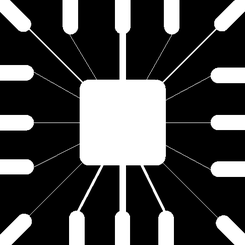
#> input picture morphological-processing/data/Fig0905(a)(wirebond-mask).tif, 245 x 245 px, shrunk from 486 x 486 before the run
$ jupyter execute main.ipynb
#> lines starting #> are read from the running program, lines starting #| are printed output that depends on the picture; after the words box and inside, x2 and y2 are one past the last pixel; in counts of white or black regions, pixels touching at a corner belong together
Universidade do Vale do Itajaí <br>
Escola Politécnica <br>
Processamento Digital de Sinais: Imagens <br>

### Alunos: <br>
1.      Diogo Henrique Ribicki
2.      João Victor da Silva
3.      Pedro Henrique de Paula

## Objetivo deste trabalho

Este notebook apresenta a implementação manual das operações morfológicas de **erosão** e **dilatação**, com apoio de **abertura** e **fechamento** como operações compostas.

## Ideia geral

O processamento morfológico trabalha principalmente com a forma dos objetos na imagem binária.
Nesse contexto:

- a **erosão** tende a reduzir regiões brancas;
- a **dilatação** tende a expandir regiões brancas;
- a **abertura** é uma erosão seguida de dilatação;
- o **fechamento** é uma dilatação seguida de erosão.

Ao longo do notebook, além do código, são apresentadas explicações sobre a lógica de cada função e observações sobre os efeitos visuais gerados.

## 1. Processamento Morfológico

O processamento morfológico é tratado como uma ferramenta para extrair componentes úteis da imagem, com base em conceitos de teoria dos conjuntos.
Nas operações morfológicas, utiliza-se um elemento estruturante, isto é, uma pequena máscara que percorre a imagem e decide como cada pixel será atualizado.

### Elemento estruturante

O elemento estruturante define como a vizinhança será analisada.
Em termos práticos, ele funciona como um molde.

Exemplos:
- um elemento 3x3 quadrado verifica todos os pixels vizinhos em torno do centro;
- um elemento em forma de cruz verifica principalmente vertical e horizontal;
- elementos maiores provocam efeitos mais fortes sobre a imagem.

### Operações

**Erosão:**
Mantém um pixel branco apenas quando a vizinhança exigida pelo elemento estruturante também está preenchida.
Com isso, regiões brancas encolhem, detalhes finos podem desaparecer e pequenas conexões podem ser rompidas.

**Dilatação:**
Transforma um pixel em branco quando existe correspondência suficiente com regiões brancas da imagem.
Na prática, as regiões brancas crescem, pequenos vazios podem ser reduzidos e componentes próximos podem se unir.

**Abertura:**
Suaviza contornos, remove saliências finas e tende a eliminar pequenos ruídos brancos.

**Fechamento:**
Suaviza contornos, ajuda a unir descontinuidades estreitas e pode preencher pequenos buracos.

[cell 1]
import cv2
import numpy as np
import matplotlib.pyplot as plt

## 2. Funções auxiliares

Nesta etapa são criadas funções simples para:
1. ler a imagem em tons de cinza;
2. converter a imagem para binária;
3. exibir resultados;
4. criar elementos estruturantes de diferentes formatos.

A imagem binária será representada com valores:
- **0** para preto;
- **255** para branco.

[cell 2]
def load_grayscale_image(image_path):
    image = cv2.imread(image_path, cv2.IMREAD_GRAYSCALE)

    if image is None:
        raise ValueError(f"Não foi possível carregar a imagem: {image_path}")

    return image

def add_padding(img, padding_height, padding_width):
    n, m = img.shape

    padded_img = np.zeros((n + padding_height * 2, m + padding_width * 2))
    padded_img[padding_height : n + padding_height, padding_width : m + padding_width] = img

    return padded_img

def to_binary(image, threshold=127):
    height, width = image.shape
    binary = np.zeros((height, width), dtype=np.uint8)

    for row in range(height):
        for col in range(width):
            if image[row, col] > threshold:
                binary[row, col] = 255
            else:
                binary[row, col] = 0

    return binary

def show_image(image, title="", cmap="gray", figsize=(6, 6)):
    plt.figure(figsize=figsize)
    plt.imshow(image, cmap=cmap)
    plt.title(title)
    plt.axis("off")
    plt.show()

def compare_images(images, titles, figsize=(16, 5), cmap="gray"):
    total = len(images)

    plt.figure(figsize=figsize)

    for index in range(total):
        plt.subplot(1, total, index + 1)
        plt.imshow(images[index], cmap=cmap)
        plt.title(titles[index])
        plt.axis("off")

    plt.tight_layout()
    plt.show()

### 2.1 Sobre a influência do elemento estruturante

O elemento estruturante interfere diretamente no resultado final.
Quando se utiliza um elemento 3x3, o efeito tende a ser moderado. Já elementos maiores, como 5x5, produzem alterações mais intensas.

- **Square:** o elemento estruturante é preenchido totalmente com valores 1.
- **Cross:** apenas os pixels da linha central e da coluna central recebem valor 1.

Além do tamanho, a forma também altera o comportamento: um elemento quadrado tende a agir de modo mais amplo sobre a vizinhança, enquanto um elemento em cruz concentra o efeito principalmente nas direções horizontal e vertical.

[cell 3]
def create_structuring_element(shape="square", size=3):
    if size % 2 == 0:
        raise ValueError("O tamanho do elemento estruturante deve ser ímpar.")

    element = np.zeros((size, size), dtype=np.uint8)
    center = size // 2

    if shape == "square":
        for row in range(size):
            for col in range(size):
                element[row, col] = 1

    elif shape == "cross":
        for row in range(size):
            element[row, center] = 1
        for col in range(size):
            element[center, col] = 1

    else:
        raise ValueError("Forma inválida. Use 'square' ou 'cross'.")

    return element

## 3. Lógica da erosão

Para cada pixel da imagem:
1. verifcamos os pixels da vizinhaça do pixel que está sendo analisado, de acordo com o tamanho do elemento estruturante;
2. se todos os pontos exigidos coincidirem com pixels brancos na imagem, o pixel de saída permanece branco;
3. caso contrário, ele se torna preto.

### Consequência visual

Essa regra faz a região branca perder pixels de borda.
Por isso, a erosão é interpretada como uma operação que contrai objetos.

[cell 4]
def erode_image(binary_image, structuring_element):
    image_height, image_width = binary_image.shape
    element_height, element_width = structuring_element.shape

    padding_image = add_padding(binary_image, element_height, element_width )
    output = np.zeros((image_height, image_width), dtype=np.uint8)

    for image_row in range(image_height):
        for image_col in range(image_width):
            white = True
            for element_row in range(element_height):
                for element_col in range(element_width):
                    if (structuring_element[element_row, element_col] == 1 and
                            padding_image[element_row + image_row, element_col + image_col] == 0):
                        white = False
                        break
                if not white:
                    break

            if white:
                output[image_row, image_col] = 255
            else:
                output[image_row, image_col] = 0

    return output

[cell 5]
image_path = "data/Fig0905(a)(wirebond-mask).tif"

gray_image = load_grayscale_image(image_path)
#> in load_grayscale_image, image is the input picture: shape (245, 245); min 0, max 255, mean 71.8
binary_image = to_binary(gray_image, threshold=127)
#> after the loop in to_binary, `for row in range(height):`:
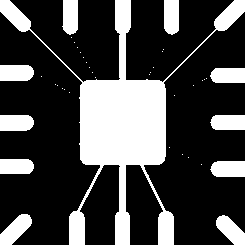
#> binary: shape (245, 245); 27.7% white; 40 white regions (29 under 20 px), largest, box (x1, y1, x2, y2) and area: (0, 0, 245, 245) 11533, (0, 214, 32, 245) 560, (210, 161, 245, 177) 520

structuring_element = create_structuring_element("square", 9)
eroded_image = erode_image(binary_image, structuring_element)
#> in add_padding, `padded_img[padding_height : n + padding_height, padding_width : m + pa..`: padded_img: shape (263, 263) float64; 24.1% white; 40 white regions (29 under 20 px), largest, box (x1, y1, x2, y2) and area: (9, 9, 254, 254) 11533, (9, 223, 41, 254) 560, (219, 170, 254, 186) 520
#> after the loop in erode_image, `for image_row in range(image_height):`: output: shape (245, 245); 14.1% white; 17 white regions, largest, box (x1, y1, x2, y2) and area: (89, 89, 167, 166) 5941, (124, 9, 132, 34) 186, (9, 74, 34, 82) 182

show_image(binary_image, "Original")
show_image(eroded_image, "Erosão")

### 3.1 Observações sobre a erosão

A erosão foi implementada por meio do percurso da imagem com um elemento estruturante.
Para cada pixel central analisado, a função verifica se todos os pontos ativos do elemento estruturante coincidem com pixels brancos da imagem binária. Quando essa condição não é satisfeita, o pixel de saída é definido como preto.
Essa lógica torna a erosão uma operação restritiva, pois apenas regiões totalmente compatíveis com o elemento estruturante permanecem na saída.

- **Comportamento nas Bordas:** Houve um afinamento visível das estruturas. As bordas externas "encolheram", reduzindo o diâmetro dos contatos circulares e das trilhas.

- **Junção:** A erosão atuou na separação de elementos que estavam muito próximos. Estruturas conectadas por apenas alguns pixels de ruído foram desconectadas.

- **Perda de Informação:** Detalhes finos e objetos menores que o elemento estruturante foram completamente eliminados. Isso é útil para remover ruídos do tipo "sal" (pontos brancos isolados).

- **Qualidade Visual:** A imagem resultante apresenta estruturas mais magras e isoladas, eliminando intrusões indesejadas, embora sacrifique a espessura original do objeto.

## 4. Lógica da dilatação

Para cada pixel da imagem:
1. analisamos a região coberta pelo elemento estruturante;
2. se existir pelo menos um encaixe válido entre um ponto ativo do elemento estruturante e um pixel branco da imagem;
3. então o pixel central da saída se torna branco.

### Consequência visual

Essa regra faz as regiões brancas crescerem.
Na prática, a dilatação expande o objeto, pode unir partes próximas e reduzir pequenos espaços.

[cell 6]
def dilate_image(binary_image, structuring_element):
    image_height, image_width = binary_image.shape
    element_height, element_width = structuring_element.shape

    padding_image = add_padding(binary_image, element_height, element_width )
    output = np.zeros((image_height, image_width), dtype=np.uint8)

    for image_row in range(image_height):
        for image_col in range(image_width):
            white = False
            for element_row in range(element_height):
                for element_col in range(element_width):
                    if (structuring_element[element_row, element_col] == 1 and
                            padding_image[element_row + image_row, element_col + image_col] == 255):
                        white = True
                        break
                if white:
                    break

            if white:
                output[image_row, image_col] = 255
            else:
                output[image_row, image_col] = 0

    return output

[cell 7]
image_path = "data/Fig0907(a)(text_gaps_1_and_2_pixels).tif"
gray_image = load_grayscale_image(image_path)
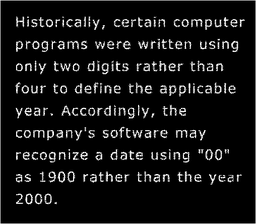
#> input picture morphological-processing/data/Fig0907(a)(text_gaps_1_and_2_pixels).tif, 256 x 224 px, shrunk from 508 x 444 before the run
#> in load_grayscale_image, image is the input picture: shape (224, 256); min 0, max 255, mean 21.2
binary_image = to_binary(gray_image, threshold=127)
#> call 2 of to_binary, with threshold = 127
#> after the loop in to_binary (call 2), `for row in range(height):`:
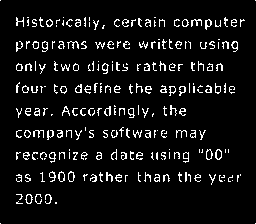
#> binary: shape (224, 256); 7.3% white in thin lines or dots


structuring_element = create_structuring_element("square", 3)
dilated_image = dilate_image(binary_image, structuring_element)
#> in add_padding (call 2), `padded_img[padding_height : n + padding_height, padding_width : m + pa..`: padded_img: shape (230, 262) float64; 6.9% white in thin lines or dots
#> after the loop in dilate_image, `for image_row in range(image_height):`: output: shape (224, 256); 22.1% white; 137 white regions (4 under 20 px), largest, box (x1, y1, x2, y2) and area: (63, 107, 114, 119) 411, (17, 153, 59, 166) 364, (152, 40, 185, 52) 283

show_image(gray_image, "Original")
show_image(dilated_image, "Dilatação")

### 4.1 Observações sobre a dilatação

A dilatação foi implementada utilizando o mesmo princípio de percurso da imagem, porém com uma regra menos restritiva.
Nesse caso, basta que um ponto ativo do elemento estruturante coincida com um pixel branco da imagem para que o pixel central da saída seja definido como branco.

Com isso, a dilatação expande as regiões brancas da imagem, aumenta a espessura dos objetos e pode aproximar ou unir componentes que estavam muito próximos. Também pode reduzir pequenas lacunas internas e melhorar a continuidade visual de determinadas estruturas.

- **Comportamento nas Bordas:** As bordas dos caracteres e estruturas foram expandidas para fora, aumentando a espessura geral.

- **Junção:** Este processo foi eficaz na correção de falhas. Espaços vazios de 1 ou 2 pixels dentro das letras foram preenchidos, conectando partes que deveriam ser contínuas.

- **Perda de Informação:** Houve uma perda de definição nos detalhes internos (como os "buracos" de letras como 'o' ou 'e'), que tendem a fechar se o elemento estruturante for muito grande.

- **Qualidade Visual:** Melhoria significativa na legibilidade e integridade das formas, tornando os objetos mais sólidos e contínuos.

## 5. Detecção de bordas simples com Sobel manual

1. aplicar a convolução nas direções horizontal e vertical;
2. combinar as duas respostas;
3. observar como as bordas mudam após erosão e dilatação.

[cell 8]
def convolve2d(image, kernel):
    image_height, image_width = image.shape
    kernel_height, kernel_width = kernel.shape

    row_offset = kernel_height // 2
    col_offset = kernel_width // 2


    output = np.zeros((image_height, image_width), dtype=np.float32)

    for row in range(row_offset, image_height - row_offset):
        for col in range(col_offset, image_width - col_offset):
            value_sum = 0.0

            for kernel_row in range(kernel_height):
                for kernel_col in range(kernel_width):
                    image_row = row + kernel_row - row_offset
                    image_col = col + kernel_col - col_offset
                    value_sum += image[image_row, image_col] * kernel[kernel_row, kernel_col]

            output[row, col] = value_sum

    return output


def sobel_edge_detection(image):
    image_float = image.astype(np.float32)

    sobel_x = np.array([
        [-1, 0, 1],
        [-2, 0, 2],
        [-1, 0, 1]
    ], dtype=np.float32)

    sobel_y = np.array([
        [-1, -2, -1],
        [ 0,  0,  0],
        [ 1,  2,  1]
    ], dtype=np.float32)

    gradient_x = convolve2d(image_float, sobel_x)
    gradient_y = convolve2d(image_float, sobel_y)

    magnitude = np.sqrt((gradient_x ** 2) + (gradient_y ** 2))
    magnitude = np.clip(magnitude, 0, 255).astype(np.uint8)

    return magnitude

[cell 9]
image_path = "data/Fig0905(a)(wirebond-mask).tif"

gray_image = load_grayscale_image(image_path)
binary_image = to_binary(gray_image, threshold=127)

structuring_element = create_structuring_element("square", 9)

image_sobel = sobel_edge_detection(binary_image)
#> in sobel_edge_detection, `magnitude = np.clip(magnitude, 0, 255).astype(np.uint8)`: magnitude: shape (245, 245); 8.6% white in thin lines or dots
eroded_image = erode_image(binary_image, structuring_element)
dilated_image = dilate_image(binary_image, structuring_element)
#> after the loop in dilate_image (call 2), `for image_row in range(image_height):`: output: shape (245, 245); 46.9% white; 13 white regions, largest, box (x1, y1, x2, y2) and area: (1, 1, 245, 245) 19597, (1, 66, 51, 90) 1053, (1, 116, 43, 140) 978

image_sobel_eroded = sobel_edge_detection(eroded_image)
#> in sobel_edge_detection (call 2), `magnitude = np.clip(magnitude, 0, 255).astype(np.uint8)`: magnitude: shape (245, 245); 4.4% white in thin lines or dots
image_sobel_dilated = sobel_edge_detection(dilated_image)
#> after the loop in convolve2d (call 6), `for row in range(row_offset, image_height - row_offset):`:
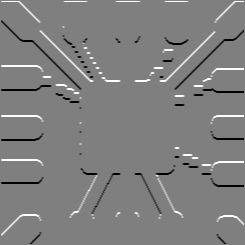
#> output: shape (245, 245) float32; min -1020, max 1020, mean 2.4; drawn with min black and max white
#> in sobel_edge_detection (call 3), `magnitude = np.clip(magnitude, 0, 255).astype(np.uint8)`:
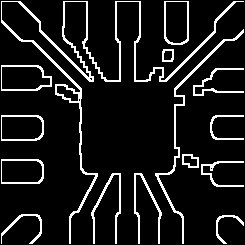
#> magnitude: shape (245, 245); 10.1% white in thin lines or dots

compare_images(
    [eroded_image, binary_image, dilated_image],
    ["Erosão", "Original", "Dilatação"],
    figsize=(20, 5)
)
#> in compare_images, `total = len(images)`: total = 3

compare_images(
    [image_sobel_eroded, image_sobel, image_sobel_dilated],
    ["Erosão - Sobel", "Original - Sobel", "Dilatação - Sobel"],
    figsize=(20, 5)
)

### 5.1 Comparação com detecção de bordas

A aplicação do operador de Sobel antes e depois do processamento morfológico revelou melhorias nítidas na extração de contornos. Inicialmente, a detecção de bordas na imagem original resultou em traços fragmentados e ruidosos. Contudo, após as operações de dilatação e erosão, o algoritmo gerou contornos mais definidos e contínuos, provando que a morfologia é um pré-processamento eficaz para isolar a topologia correta do objeto.

Além da qualidade visual, as bordas sofreram alterações geométricas proporcionais à operação aplicada: a erosão gerou contornos de dimensões reduzidas e sem detalhes finos, enquanto a dilatação expandiu os limites externos, evidenciando o preenchimento de lacunas e o aumento da área branca. Assim, a integração dessas técnicas permite que a morfologia prepare a imagem para uma segmentação de bordas significativamente mais precisa.

## 6. Abertura e fechamento

Essas operações são compostas pelas duas funções anteriores.

### Abertura
Abertura = erosão + dilatação

É útil para:
- remover pequenos ruídos brancos;
- quebrar conexões muito finas;
- suavizar contornos.

### Fechamento
Fechamento = dilatação + erosão

É útil para:
- preencher pequenos buracos;
- reduzir pequenas falhas no objeto;
- unir partes muito próximas.

[cell 10]
def open_image(binary_image, structuring_element):
    eroded_image = erode_image(binary_image, structuring_element)
    opened_image = dilate_image(eroded_image, structuring_element)
    return opened_image


def close_image(binary_image, structuring_element):
    dilated_image = dilate_image(binary_image, structuring_element)
    closed_image = erode_image(dilated_image, structuring_element)
    return closed_image

[cell 11]
image_path = "data/Fig0911(a)(noisy_fingerprint).tif"
gray_image = load_grayscale_image(image_path)
#> call 4 of load_grayscale_image, with image_path = 'data/Fig0911(a)(noisy_fingerprint).tif'
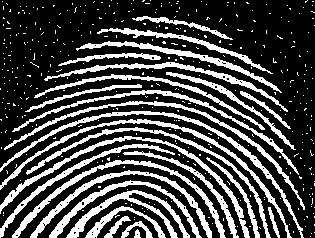
#> input picture morphological-processing/data/Fig0911(a)(noisy_fingerprint).tif, 315 x 238 px
#> in load_grayscale_image (call 4), `image = cv2.imread(image_path, cv2.IMREAD_GRAYSCALE)`: image: shape (238, 315); 28.5% white; 414 white regions (387 under 20 px), largest, box (x1, y1, x2, y2) and area: (0, 111, 304, 238) 1388, (0, 136, 250, 238) 1372, (0, 119, 292, 238) 1337
binary_image = to_binary(gray_image, threshold=127)

square_3 = create_structuring_element("square", 3)


process1 = open_image(binary_image, square_3)
#> in add_padding (call 5), `padded_img[padding_height : n + padding_height, padding_width : m + pa..`: padded_img: shape (244, 321) float64; 27.3% white; 414 white regions (387 under 20 px), largest, box (x1, y1, x2, y2) and area: (3, 114, 307, 241) 1388, (3, 139, 253, 241) 1372, (3, 122, 295, 241) 1337
#> after the loop in erode_image (call 3), `for image_row in range(image_height):`: output: shape (238, 315); 8.7% white in thin lines or dots, all inside (x1, y1, x2, y2) = (3, 19, 304, 238)
#> in add_padding (call 6), `padded_img[padding_height : n + padding_height, padding_width : m + pa..`: padded_img: shape (244, 321) float64; 8.4% white in thin lines or dots, all inside (x1, y1, x2, y2) = (6, 22, 307, 241)
#> after the loop in dilate_image (call 3), `for image_row in range(image_height):`:
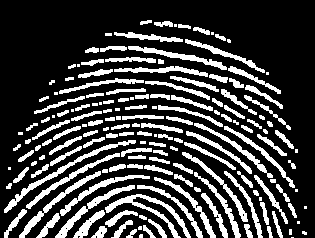
#> output: shape (238, 315); 24.6% white; 165 white regions (31 under 20 px), largest, box (x1, y1, x2, y2) and area: (105, 194, 191, 238) 738, (4, 140, 136, 213) 673, (55, 185, 135, 238) 544
process2 = close_image(process1, square_3)
#> in add_padding (call 7), `padded_img[padding_height : n + padding_height, padding_width : m + pa..`: padded_img: shape (244, 321) float64; 23.6% white; 165 white regions (31 under 20 px), largest, box (x1, y1, x2, y2) and area: (108, 197, 194, 241) 738, (7, 143, 139, 216) 673, (58, 188, 138, 241) 544
#> after the loop in dilate_image (call 4), `for image_row in range(image_height):`:
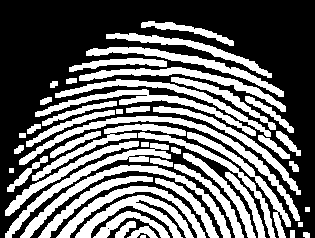
#> output: shape (238, 315); 41.3% white; 51 white regions (1 under 20 px), largest, box (x1, y1, x2, y2) and area: (19, 116, 300, 221) 2073, (20, 165, 231, 238) 1886, (5, 143, 171, 238) 1536
#> in add_padding (call 8), `padded_img[padding_height : n + padding_height, padding_width : m + pa..`:
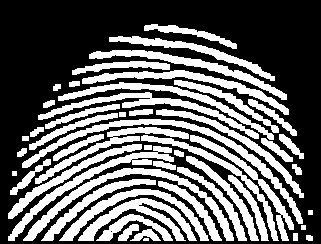
#> padded_img: shape (244, 321) float64; 39.5% white; 51 white regions (1 under 20 px), largest, box (x1, y1, x2, y2) and area: (22, 119, 303, 224) 2073, (23, 168, 234, 241) 1886, (8, 146, 174, 241) 1536
#> after the loop in erode_image (call 4), `for image_row in range(image_height):`:
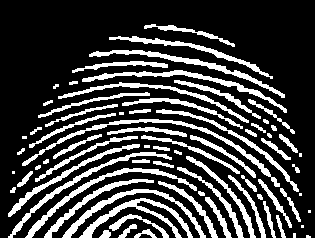
#> output: shape (238, 315); 24.4% white; 73 white regions (11 under 20 px), largest, box (x1, y1, x2, y2) and area: (22, 119, 280, 187) 1082, (79, 198, 193, 238) 929, (89, 50, 285, 98) 921

compare_images(
    [binary_image, process1, process2],
    ["Original", "Processo 1 - Abertura", "Processo 2 - Fechamento"],
    figsize=(20, 5)
)
